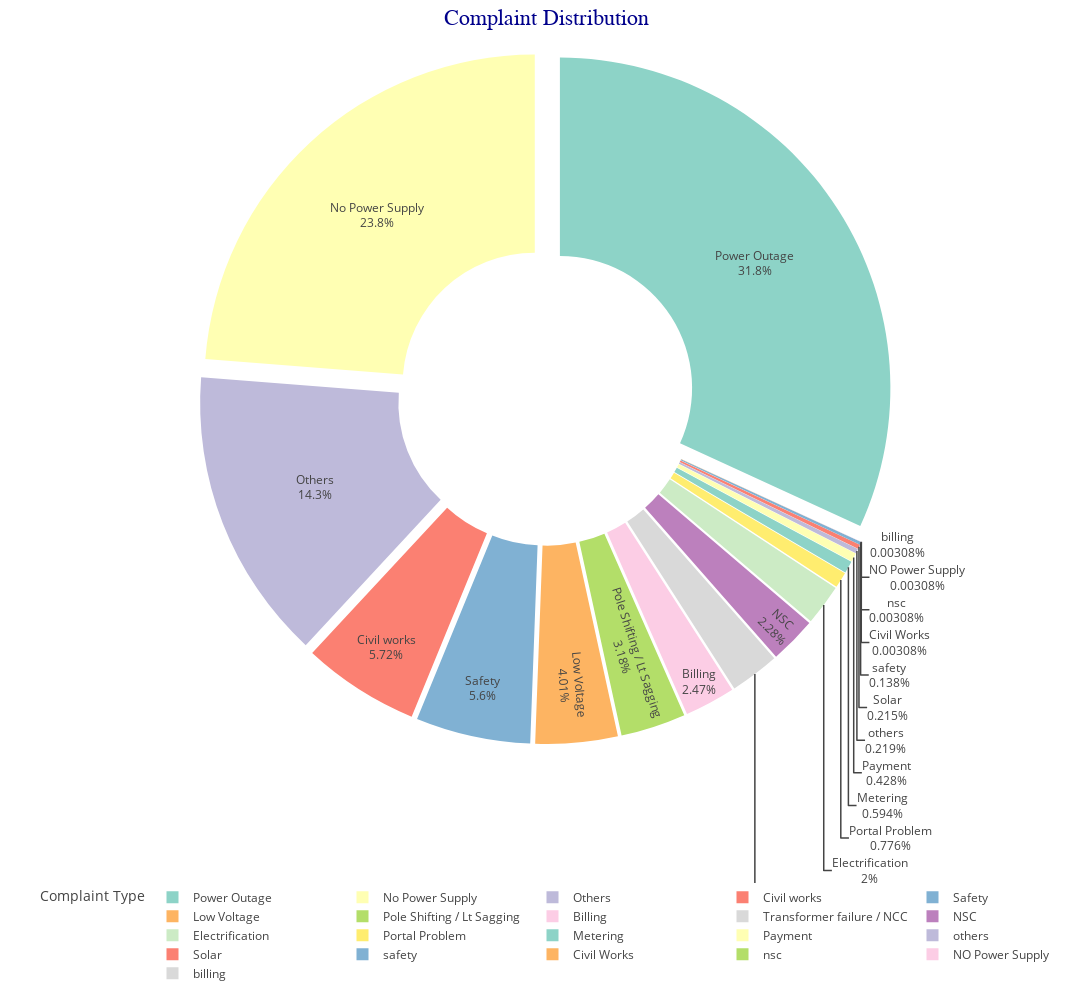

Notebook code cell kept with this figure:
### Code cell
plot_complaint_pie_chart(dataset_path)

### Figure 1 — Plotly figure (JSON) as saved in the notebook; plotly's stock layout.template omitted (floating-point values rounded to 4 significant figures)
{"data": [{"customdata": [["Power Outage"], ["No Power Supply"], ["Others"], ["Civil works"], ["Safety"], ["Low Voltage"], ["Pole Shifting / Lt Sagging"], ["Billing"], ["Transformer failure / NCC"], ["NSC"], ["Electrification"], ["Portal Problem"], ["Metering"], ["Payment"], ["others"], ["Solar"], ["safety"], ["Civil Works"], ["nsc"], ["NO Power Supply"], ["billing"]], "domain": {"x": [0, 1], "y": [0, 1]}, "hole": 0.4, "hovertemplate": "<b>%{label}</b><br>Count: %{value}<br>Share: %{percent}", "labels": ["Power Outage", "No Power Supply", "Others", "Civil works", "Safety", "Low Voltage", "Pole Shifting / Lt Sagging", "Billing", "Transformer failure / NCC", "NSC", "Electrification", "Portal Problem", "Metering", "Payment", "others", "Solar", "safety", "Civil Works", "nsc", "NO Power Supply", "billing"], "legendgroup": "", "marker": {"colors": ["rgb(141,211,199)", "rgb(255,255,179)", "rgb(190,186,218)", "rgb(251,128,114)", "rgb(128,177,211)", "rgb(253,180,98)", "rgb(179,222,105)", "rgb(252,205,229)", "rgb(217,217,217)", "rgb(188,128,189)", "rgb(204,235,197)", "rgb(255,237,111)", "rgb(141,211,199)", "rgb(255,255,179)", "rgb(190,186,218)", "rgb(251,128,114)", "rgb(128,177,211)", "rgb(253,180,98)", "rgb(179,222,105)", "rgb(252,205,229)", "rgb(217,217,217)"]}, "name": "", "pull": [0.05, 0.05, 0.05, 0.05, 0.05, 0.05, 0.05, 0.05, 0.05, 0.05, 0.05, 0.05, 0.05, 0.05, 0.05, 0.05, 0.05, 0.05, 0.05, 0.05, 0.05], "showlegend": true, "textinfo": "percent+label", "type": "pie", "values": [10348, 7719, 4656, 1857, 1821, 1304, 1033, 804, 783, 742, 650, 252, 193, 139, 71, 70, 45, 1, 1, 1, 1]}], "layout": {"height": 1000, "legend": {"orientation": "h", "title": {"text": "Complaint Type"}, "tracegroupgap": 0, "x": 0.5, "xanchor": "center", "y": -0.2}, "margin": {"b": 50, "l": 50, "r": 50, "t": 50}, "paper_bgcolor": "white", "piecolorway": ["rgb(141,211,199)", "rgb(255,255,179)", "rgb(190,186,218)", "rgb(251,128,114)", "rgb(128,177,211)", "rgb(253,180,98)", "rgb(179,222,105)", "rgb(252,205,229)", "rgb(217,217,217)", "rgb(188,128,189)", "rgb(204,235,197)", "rgb(255,237,111)"], "plot_bgcolor": "white", "title": {"font": {"color": "darkblue", "family": "Arial", "size": 22}, "text": "Complaint Distribution", "x": 0.5}, "width": 1400}}
